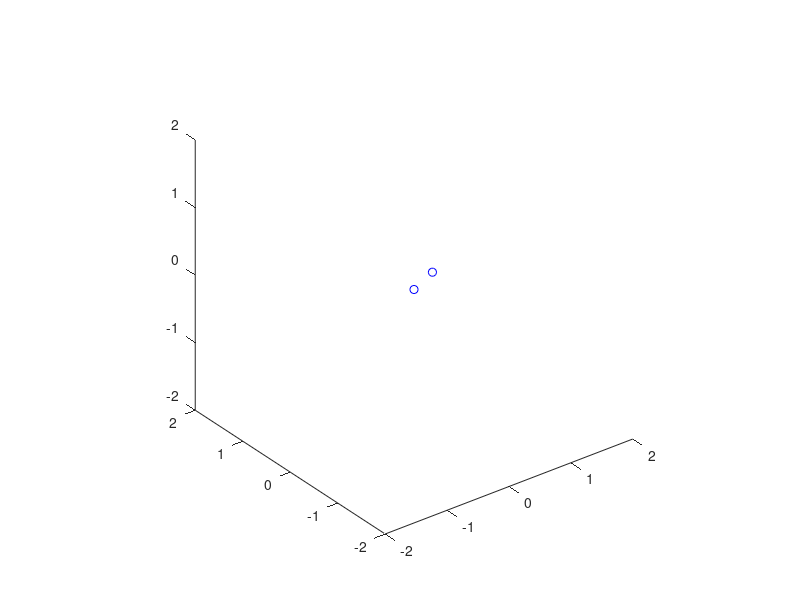

The MATLAB source for this figure:
M = 2;

m1 = 0.5;
u1 = 0;
v1 = 0.6;
w1 = 1;
x1 = 0.4;
y1 = 0;
z1 = 0;

m2 = 0.5;
u2 = 0;
v2 = 1;
w2 = 1;
x2 = 0.6;
y2 = 0;
z2 = 0;

G = 1;
clockmax = 5000;
dt = 0.0002;
x1save = zeros(1, clockmax);
y1save = zeros(1, clockmax);
z1save = zeros(1, clockmax);
x2save = zeros(1, clockmax);
y2save = zeros(1, clockmax);
z2save = zeros(1, clockmax);
x = zeros(3,1);
y = zeros(3,1);
z = zeros(3,1);

nfram2 = 1000;
h=plot3(x,y,z,'bo');
axis([-2,2,-2,2,-2,2])
axis equal
axis manual
view(3)
drawnow

for clock = 1:clockmax
    RS1 = sqrt(x1^2+y1^2+z1^2);
    RS2 = sqrt(x2^2+y2^2+z2^2);
    R12 = sqrt((x1-x2)^2+(y1-y2)^2+(z1-z2)^2);
    u1 = u1 - dt * G * M * x1 / RS1^3 - dt * G * m2 * (x1-x2) / R12^3;
    v1 = v1 - dt * G * M * y1 / RS1^3 - dt * G * m2 * (y1-y2) / R12^3;
    w1 = w1 - dt * G * M * z1 / RS1^3 - dt * G * m2 * (z1-z2) / R12^3;
    u2 = u2 - dt * G * M * x2 / RS2^3 - dt * G * m1 * (x2-x1) / R12^3;
    v2 = v2 - dt * G * M * y2 / RS2^3 - dt * G * m1 * (y2-y1) / R12^3;
    w2 = w2 - dt * G * M * z2 / RS2^3 - dt * G * m2 * (z2-z1) / R12^3;
    x1 = x1 + dt*u1;
    y1 = y1 + dt*v1;
    z1 = z1 + dt*w1;
    x2 = x2 + dt*u2;
    y2 = y2 + dt*v2;
    z2 = z2 + dt*w2;
    x1save(clock) = x1;
    y1save(clock) = y1;
    z1save(clock) = z1;
    x2save(clock) = x2;
    y2save(clock) = y2;
    z2save(clock) = z2;
    x = [0, x1, x2];
    y = [0, y1, y2];
    z = [0, z1, z2];
    set(h,'xdata', x,'ydata', y,'zdata',z)
    axis([-2,2,-2,2,-2,2])
    axis equal
    axis manual
    view(3)
    drawnow
end

    
    